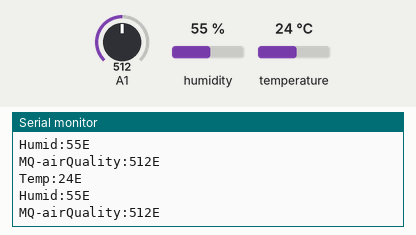
A sketch run on a simulated Arduino Uno, built with avr-gcc and run on an emulated ATmega328P. Shown: the last lines printed to the serial monitor. Inputs (shaded band) come from the test bench; at power-on: A1 = 512, humidity 55 %, temperature 24 °C.

Above: at 1.2 s.
1.3 s: A1 set to 106
At 2.1 s:
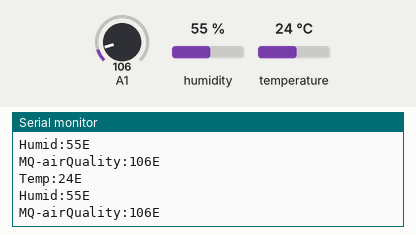
4.3 s: A1 set to 92
At 5.0 s:
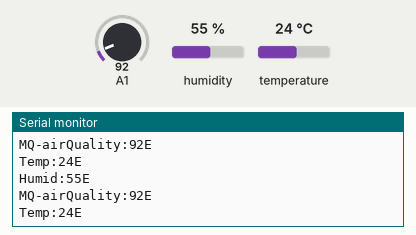
13.3 s: A1 set to 989
At 14.2 s:
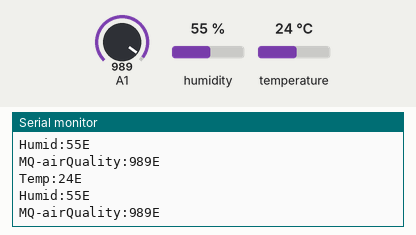
14.8 s: A1 set to 1012
At 15.4 s:
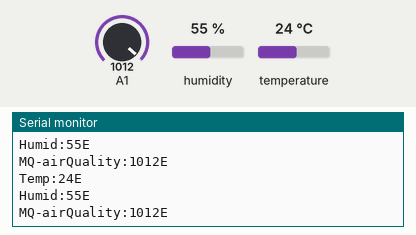
Timing chart, 0 to 17.8 s (numbered marks = the images above; inputs shaded):
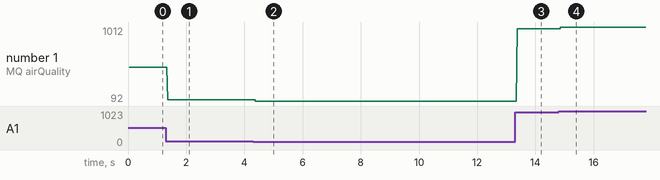

Measured:
- the behaviour switches between 100 and 99 on A1 (found by bisection; images 1 and 2)
- after the input at 1.3 s, the serial monitor: prints a new line after 0.07 s (image 1)
- after the input at 4.3 s, the serial monitor: prints a new line after 0.09 s (image 2)
- after the input at 13.3 s, the serial monitor: prints a new line after 0.08 s (image 3)
- after the input at 14.8 s, the serial monitor: prints a new line after 0.07 s (image 4)
- plotted number 1: 512 → 106 after the input at 1.3 s, 106 → 92 after the input at 4.3 s, 92 → 989 after the input at 13.3 s, 989 → 1012 after the input at 14.8 s

The sketch:

tempReaderWriter.ino
```cpp
#include <SimpleDHT.h>

/* for DHT11,
 *      VCC: 5V or 3V
 *      GND: GND
 *      DATA: 2
*/
typedef struct
{
  int pin;
  int treshold;
  int value;
  String sensor_type;

}gas_sensor;

 gas_sensor create_gas_sensor(String sensor_type, int pin)
{
  gas_sensor sensor;
  sensor.pin = pin;
  sensor.sensor_type = sensor_type;
  return sensor;
}
int pinDHT11 = 2;
SimpleDHT11 dht11;
gas_sensor mq2 = create_gas_sensor("MQ-airQuality",  A1);


void setup()
{
  Serial.begin(9600);
  pinMode(mq2.pin, INPUT);
}

void loop()
{
  temperature_read();
  gas_sensor_read(mq2);
}


void temperature_read()
{
  byte temperature = 0;
  byte humidity = 0;

  if (SimpleDHTErrSuccess != dht11.read(pinDHT11, &temperature, &humidity, NULL))
  {
      return;
  }

  Serial.println("Temp:" + String((int)temperature) + String("E"));
  Serial.println("Humid:" + String((int)humidity) + String("E"));

}


void gas_sensor_read(gas_sensor sensor)
{
  mq2.value = analogRead(mq2.pin);
  Serial.println(mq2.sensor_type + ':' + String(mq2.value) + String("E"));
}
```
